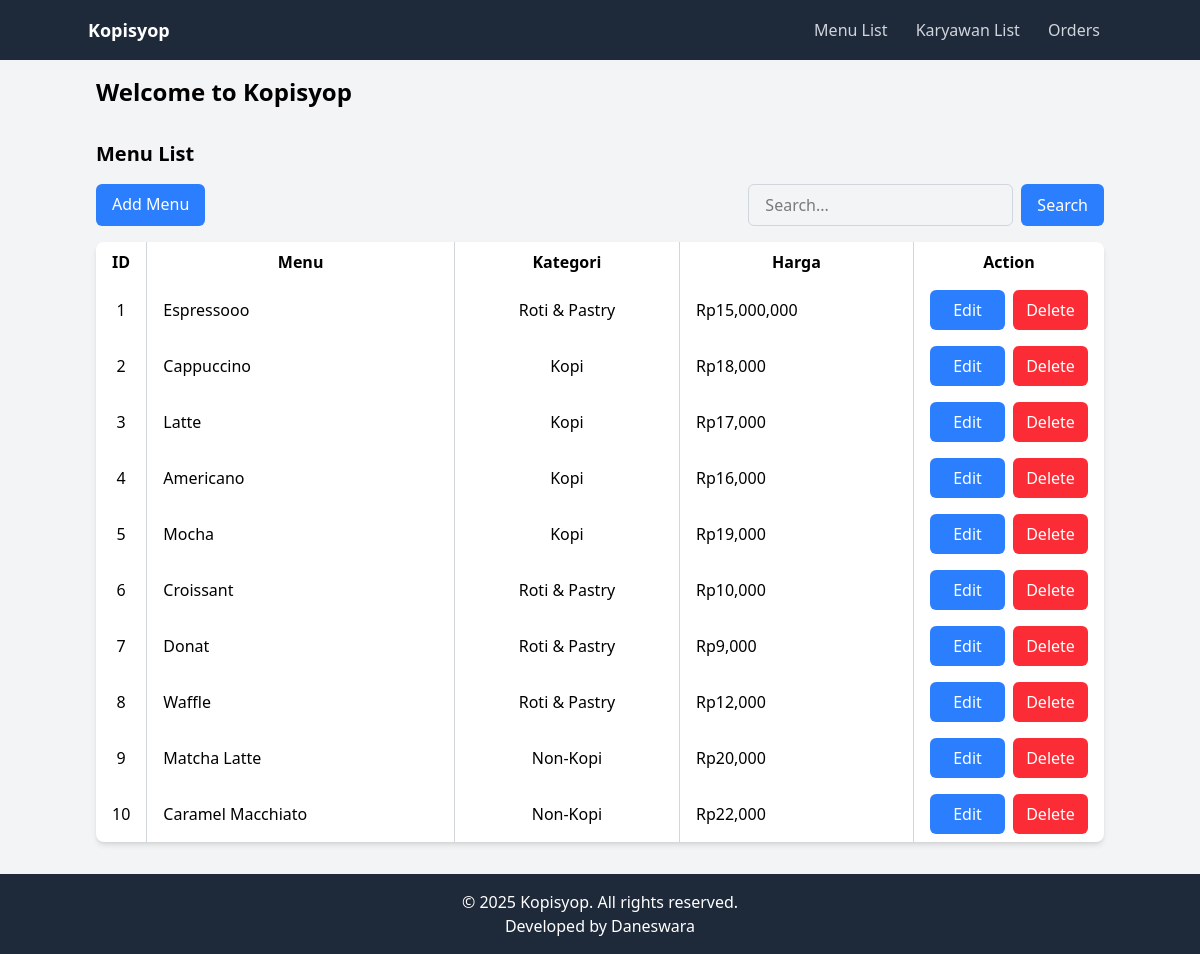
/?page=menu, run on the app's committed database.
### tables this page shows
CREATE TABLE `menu` (
  `ID` int(11) NOT NULL,
  `nama` varchar(255) NOT NULL,
  `kategori_ID` int(11) NOT NULL,
  `harga` int(11) NOT NULL
);

CREATE TABLE `kategori` (
  `ID` int(11) NOT NULL,
  `nama` varchar(255) NOT NULL
);

### config.php (called while the page is built, shortened)
<?php
class Database {
    private $host = "localhost";
    private $username = "root";
    private $password = "";
    private $dbname = "kopisyop";
    public function __construct() {
        try {
            $this->conn = new PDO("mysql:host=$this->host;dbname=$this->dbname", $this->username, $this->password);
        } catch (PDOException $e) {
            echo "Connection failed: " . $e->getMessage();
        }
    }
}
?>

### class/Menu.php (called while the page is built, shortened)
<?php
require_once 'config.php';
class Menu {
    private $db;
    public function __construct() {
        $this->db = (new Database())->conn;
    }
    public function getAllMenu() {
        $stmt = $this->db->query("SELECT m.ID, m.nama as menu, k.nama as kategori, m.harga
                                  FROM menu m
                                  INNER JOIN kategori k ON m.kategori_ID = k.ID");
        return $stmt->fetchAll(PDO::FETCH_ASSOC);
    }
}
?>

### view/menu.php (the view, shortened to what this page needs)
<?php
if (isset($_GET['search'])) $items = $menu->searchMenu($_GET['search']);
else $items = $menu->getAllMenu();
?>
<div>
    <div class="text-xl font-bold mb-4">Menu List</div>
    <div class="flex justify-between mb-4">
        <a href="?page=menu_form" class="bg-blue-500 text-white px-4 py-2 rounded-md">Add Menu</a>
        <form action="?search=" method="get" class="flex gap-2">
            <input type="text" name="search" placeholder="Search..." class="border border-gray-300 rounded-md px-4 py-2">
            <button type="submit" class="bg-blue-500 text-white px-4 py-2 rounded-md">Search</button>
        </form>
</div>
<table class="w-full bg-white rounded-lg shadow-md border-separate"
    style="border-collapse: collapse;" id="table_container"
>
    <thead>
        <tr>
            <th class="py-2 px-4 w-[50px] border-r border-gray-300">ID</th>
            <th class="py-2 px-4 w-auto border-r border-gray-300">Menu</th>
            <th class="py-2 px-4 w-auto border-r border-gray-300">Kategori</th>
            <th class="py-2 px-4 w-auto border-r border-gray-300">Harga</th>
            <th class="py-2 px-4 w-[190px]">Action</th>
        </tr>
    </thead>
    <tbody>
        <?php $num = 1; ?>
        <?php foreach ($items as $item): ?>
            <tr>
                <td class="py-2 px-4 text-center w-[50px] border-r border-gray-300"><?php echo $num++; ?></td>
                <td class="py-2 px-4 w-auto border-r border-gray-300"><?php echo $item['menu']; ?></td>
                <td class="py-2 px-4 text-center w-auto border-r border-gray-300"><?php echo $item['kategori']; ?></td>
                <td class="py-2 px-4 w-auto border-r border-gray-300">Rp<?php echo number_format($item['harga']); ?></td>
                <td class="py-2 px-4 w-[190] flex gap-2">
                    <a href="?page=menu_form&id=<?php echo $item['ID']; ?>" class="w-[75px] text-center p-2 bg-blue-500 text-white rounded-md">Edit</a>
                    <a href="?page=menu&action=delete&id=<?php echo $item['ID']; ?>" onclick="return confirm('Are you sure you want to delete this menu?');" class="w-[75px] text-center p-2 bg-red-500 text-white rounded-md">Delete</a>
                </td>
            </tr>
        <?php endforeach; ?>
    </tbody>
</table>

### index.php (shortened to what this page needs)
<?php
require_once 'class/Menu.php';
$menu = new Menu();
?>
<!DOCTYPE html>
<html lang="en">
<head>
    <script src="https://cdn.jsdelivr.net/npm/@tailwindcss/browser@4"></script>
</head>
<body class="bg-gray-100">
    <?php include 'view/header.php'; ?>
    <main class="mx-24 mb-8 mt-4 my-8 min-h-[70.3vh]">
        <div class="text-2xl font-bold mb-8">Welcome to Kopisyop</div>
        <?php
        if (isset($_GET['page'])) {
            $page = $_GET['page'];
            include "view/$page.php";
        }
        ?>
    </main>
    <?php include 'view/footer.php'; ?>
</body>
</html>

### view/header.php
<header class="bg-gray-800 text-white">
    <nav class="p-4">
        <div class="container mx-auto flex justify-between items-center">
            <a href="index.php" class="text-white text-lg font-semibold">Kopisyop</a>
            <div>
                <a href="?page=menu" class="text-gray-300 hover:text-white px-3 py-2">Menu List</a>
                <a href="?page=karyawan" class="text-gray-300 hover:text-white px-3 py-2">Karyawan List</a>
                <a href="?page=order" class="text-gray-300 hover:text-white px-3 py-2">Orders</a>
            </div>
        </div>
    </nav>
</header>

### view/footer.php
<footer class="bottom-0 left-0 w-full">
    <div class="bg-gray-800 text-white py-4 text-center">
        <p>&copy; 2025 Kopisyop. All rights reserved.</p>
        <p>Developed by Daneswara</p>
    </div>
</footer>

### data on the page
menu: nama "Espressooo", kategori_ID.nama "Roti & Pastry", harga "15,000,000"
menu: nama "Cappuccino", kategori_ID.nama "Kopi", harga "18,000"
menu: nama "Latte", kategori_ID.nama "Kopi", harga "17,000"
menu: nama "Americano", kategori_ID.nama "Kopi", harga "16,000"
menu: nama "Mocha", kategori_ID.nama "Kopi", harga "19,000"
menu: nama "Croissant", kategori_ID.nama "Roti & Pastry", harga "10,000"
menu: nama "Donat", kategori_ID.nama "Roti & Pastry", harga "9,000"
menu: nama "Waffle", kategori_ID.nama "Roti & Pastry", harga "12,000"
menu: nama "Matcha Latte", kategori_ID.nama "Non-Kopi", harga "20,000"
menu: nama "Caramel Macchiato", kategori_ID.nama "Non-Kopi", harga "22,000"
